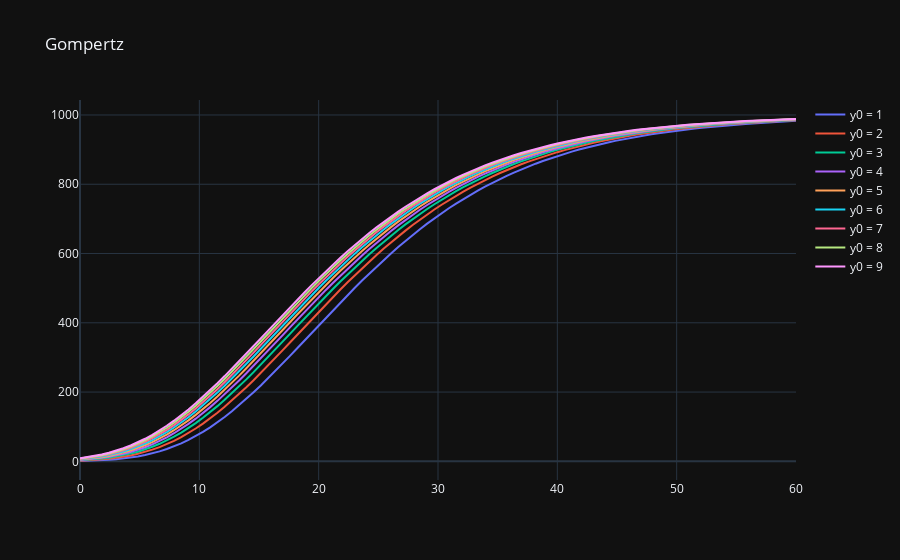

Source (notebook cell):
### Markdown cell above
### Modelo de Dinâmica Populacional
- Modelo de Gompertz

O modelo de Gompertz é dado pelo PVI:

$$\begin{cases}  \dfrac{dP}{dt} = rP \displaystyle \ln{\left( \frac{K}{P} \right)} \\\\
P(0) = P_0
\end{cases}$$

onde
- $P(t)$ é o número de indivíduos no tempo $t$;
- $r$ é a taxa de crescimento intrínseco;
- $K$ é a capacidade de carga, ou seja, o número máximo de indivíduos que o ambiente
suporta.

### Code cell
#Definindo a Modelo
K = 1000
r = 0.1
def Gomp(t,P):
    return r*P*np.log(K/P)
    
# Vetor de tempo
t = np.linspace(0,60,100)

# Figura
fig = go.Figure()

# Definindo as condições inicias
for yi in range(1,10):
    sol = solve_ivp(Gomp, [0,60], [yi], t_eval=t)
    fig.add_trace(go.Scatter(
        x = sol.t,
        y = sol.y[0],
        name = f"y0 = {yi}"
    ))

fig.update_layout(
    title="Gompertz",
    height=500,
    template="plotly_dark")
fig.show()
